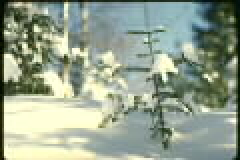
#> input picture Random_Images/151085.jpg, 120 x 80 px (shown 2 times larger); its folder holds only this picture in this run
$ jupyter execute --allow-errors DeepLearning_Lab_Assignment1.ipynb
#> lines starting #> are read from the running program, lines starting #| are printed output that depends on the picture; after the words box and inside, x2 and y2 are one past the last pixel; in counts of white or black regions, pixels touching at a corner belong together
## DL Lab Assignment 1
### Kumar Dipak SK Singh (20MAI0060)
https://github.com/Dipakce/DL_LabAssignments

[cell 1]
import pandas as pd
import numpy as np
from sklearn.preprocessing import StandardScaler
from sklearn.model_selection import train_test_split

## Excercise 1
### Classification using Single Layer Perceptron

### Training

- I am using Sigmoid function as the activation function

[cell 2]
def activation_func(value):    #Sigmoid
    return (1/(1+np.exp(-value)))

[cell 3]
def perceptron_train(in_data,labels,alpha):
#> called with alpha = 0.05
    X=np.array(in_data)
    y=np.array(labels)
    print(in_data)
    weights=np.random.random(X.shape[1])
    original=weights
    bias=np.random.random_sample()
    for key in range(X.shape[0]):
        a=activation_func(np.matmul(np.transpose(weights),X[key]))
        yn=0
        if a>0.5:
            yn=1
        weights=weights+alpha*(yn-y[key])*X[key]
        print('Iteration '+str(key)+': '+str(weights))
    print('Difference: '+str(weights-original))
    return weights

#### Testing and Score

[cell 4]
def perceptron_test(in_data,label_shape,weights):
#> called with label_shape = (4,), weights = array of shape (3,)
    X=np.array(in_data)
    y=np.zeros(label_shape)
    for key in range(X.shape[0]):
        a=activation_func((weights*X[key]).sum())
        y[key]=0
        if a>0.5:
            y[key]=1
    return y

[cell 5]
def score(result,labels):
    difference=result-np.array(labels)
    correct_ctr=0
    for elem in range(difference.shape[0]):
        if difference[elem]==0:
            correct_ctr+=1
    score=correct_ctr*100/difference.size
    print('Score='+str(score))

[cell 6]
d_train_x = [[1,2,3],
           [4,5,6],
           [7,8,9]]
d_test_X = [[4,7,8],[2,3,5],[1,4,8],[3,4,5]]

d_train_y = [0,1,1]

d_test_y = [1,0,0,1]

[cell 7]
# Learning rate
alpha=0.05

# Train
weights=perceptron_train(d_train_x,d_train_y,alpha)

[cell 8]
# Test
result_test=perceptron_test(d_test_X,np.array(d_test_y).shape,weights)

[cell 9]
# Calculate score
score(result_test,d_test_y)

## Excercise 2
### Backpropagation_Implementation

[cell 10]
def sigmoid(x):
    return 1/(1 + np.exp(-x))

[cell 11]
def sigmoid_prime(x):
    return sigmoid(x)*(1.0 - sigmoid(x))

[cell 12]
class NeuralNetwork(object):

    def __init__(self, architecture):
        #architecture - numpy array with ith element representing the number of neurons in the ith layer.

        #Initialize the network architecture
        self.L = architecture.size - 1 #The index of the last layer L
        self.n = architecture #n stores the number of neurons in each layer
        self.input_size = self.n[0] #input_size is the number of neurons in the first layer
        self.output_size = self.n[self.L] #output_size is the number of neurons in the last layer

        #Parameters will store the network parameters, i.e. the weights and biases
        self.parameters = {}

        #Initialize the network weights and biases:
        for i in range (1, self.L + 1):
            #Initialize weights to small random values
            self.parameters['W' + str(i)] = np.random.randn(self.n[i], self.n[i - 1]) * 0.01

            #Initialize rest of the parameters to 1
            self.parameters['b' + str(i)] = np.ones((self.n[i], 1))
            self.parameters['z' + str(i)] = np.ones((self.n[i], 1))
            self.parameters['a' + str(i)] = np.ones((self.n[i], 1))

        #As we started the loop from 1, we haven't initialized a[0]:
        self.parameters['a0'] = np.ones((self.n[i], 1))

        #Initialize the cost:
        self.parameters['C'] = 1

        #Create a dictionary for storing the derivatives:
        self.derivatives = {}

        #Learning rate
        self.alpha = 0.01

    # [8 lines left out: function forward_propagate, not called in this run]

    def compute_cost(self, y):
        self.parameters['C'] = -(y*np.log(self.parameters['a' + str(self.L)]) + (1-y)*np.log( 1 - self.parameters['a' + str(self.L)]))

    # [55 lines left out: functions compute_derivatives, update_parameters, predict, fit, not called in this run]

#> (a cell that did not finish here is left out)

#> (a cell that did not finish here is left out)

dataset.describe()

#> (a cell that did not finish here is left out)

#> (a cell that did not finish here is left out)

[cell 17]
sc_X = StandardScaler()
#> (the rest of this cell did not finish here and is left out)

#> (a cell that did not finish here is left out)

[cell 19]
architecture = np.array([7, 2, 1])

[cell 20]
classifier = NeuralNetwork(architecture)

#> (a cell that did not finish here is left out)

[cell 22]
acc = 0
n_c = 0
#> (the rest of this cell did not finish here and is left out)

## Excercise 3
### Extract Feature of Image

[cell 23]
import cv2
import os
from skimage.io import imread, imshow
import matplotlib.pyplot as plt

def load_images_from_folder(folder):
#> called with folder = 'Random_Images'
    images = []
    for filename in os.listdir(folder):
        img = cv2.imread(os.path.join(folder,filename))
#> img is the input picture: shape (80, 120, 3); mean B, G, R 142.7, 161.4, 149
        if img is not None:
            images.append(img)
    return images

[cell 24]
imgs = load_images_from_folder('Random_Images')
#> imgs = 1 item

[cell 25]
type(imgs)

[cell 26]
plt.figure()

#subplot(r,c) provide the no. of rows and columns
f, axarr = plt.subplots(2,3,figsize=(12,8))

# use the created array to output your multiple images. In this case I have stacked 4 images vertically
axarr[0,0].imshow(imgs[0])
#> (the rest of this cell did not finish here and is left out)

#> (a cell that did not finish here is left out)

[cell 28]
#Shi-Tomasi corner detection
img = imgs[0]
gray_img = cv2.cvtColor(img, cv2.COLOR_BGR2GRAY)
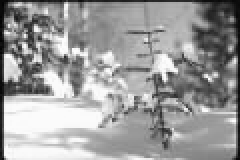
#> gray_img: shape (80, 120) (shown 2 times larger); min 2, max 253, mean 155.6

corners = cv2.goodFeaturesToTrack(gray_img,
                                  maxCorners=50,
                                  qualityLevel=0.02,
                                  minDistance=20)
#> corners = 16 rows, first 8: [33, 2], [3, 40], [3, 16], [84, 36], [117, 28], [32, 28], [116, 60], [54, 47]
corners = np.float32(corners)

for item in corners:
    x, y = item[0]
    cv2.circle(img, (x, y), 6, (0, 255, 0), -1)
#> this loop made 16 passes
#> (x, y) on passes 1 to 12: (33, 2), (3, 40), (3, 16), (84, 36), (117, 28), (32, 28), (116, 60), (54, 47), (84, 67), (73, 19), (104, 12), (2, 77)
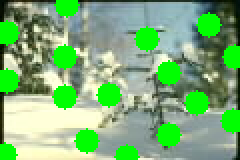
#> img: shape (80, 120, 3) (shown 2 times larger); 16.79% of pixels changed, all inside (x1, y1, x2, y2) = (0, 0, 120, 80)

imshow(img)

$ run again, on Random_Images/231076.jpg
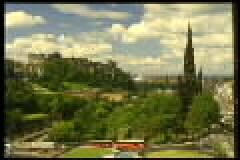
#> input picture Random_Images/231076.jpg, 120 x 80 px (shown 2 times larger)
#> in load_images_from_folder, img is the input picture: shape (80, 120, 3); mean B, G, R 76.9, 117.8, 116.9
#> imgs = 1 item
#> `gray_img = cv2.cvtColor(img, cv2.COLOR_BGR2GRAY)`:
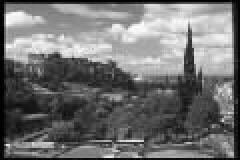
#> gray_img: shape (80, 120) (shown 2 times larger); min 0, max 252, mean 112.8
#> corners = 19 rows, first 8: [3, 72], [116, 77], [115, 2], [3, 28], [71, 70], [26, 72], [3, 2], [99, 36]
#> the loop `for item in corners:` made 19 passes
#> after the loop `for item in corners:`:
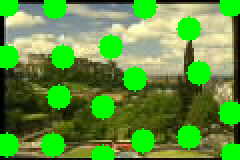
#> img: shape (80, 120, 3) (shown 2 times larger); 19.93% of pixels changed, all inside (x1, y1, x2, y2) = (0, 0, 120, 80)

$ run again, on Random_Images/294084.jpg
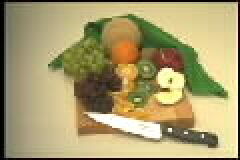
#> input picture Random_Images/294084.jpg, 120 x 80 px (shown 2 times larger)
#> in load_images_from_folder, img is the input picture: shape (80, 120, 3); mean B, G, R 109.9, 157.1, 169.3
#> imgs = 1 item
#> `gray_img = cv2.cvtColor(img, cv2.COLOR_BGR2GRAY)`:
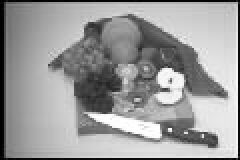
#> gray_img: shape (80, 120) (shown 2 times larger); min 0, max 255, mean 155.4
#> corners = 15 rows, first 8: [117, 77], [85, 65], [117, 2], [85, 45], [112, 47], [3, 77], [55, 55], [3, 2]
#> the loop `for item in corners:` made 15 passes
#> after the loop `for item in corners:`:
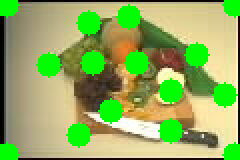
#> img: shape (80, 120, 3) (shown 2 times larger); 15.74% of pixels changed, all inside (x1, y1, x2, y2) = (0, 0, 120, 80)

$ run again, on Random_Images/354090.jpg
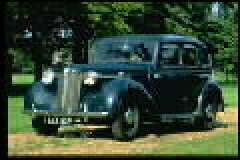
#> input picture Random_Images/354090.jpg, 120 x 80 px (shown 2 times larger)
#> in load_images_from_folder, img is the input picture: shape (80, 120, 3); mean B, G, R 52.3, 72.2, 54.5
#> imgs = 1 item
#> `gray_img = cv2.cvtColor(img, cv2.COLOR_BGR2GRAY)`:
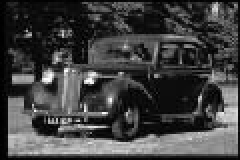
#> gray_img: shape (80, 120) (shown 2 times larger); min 0, max 254, mean 64.6
#> corners = 17 rows, first 8: [42, 40], [21, 40], [15, 17], [111, 55], [108, 2], [77, 37], [29, 64], [5, 76]
#> the loop `for item in corners:` made 17 passes
#> after the loop `for item in corners:`:
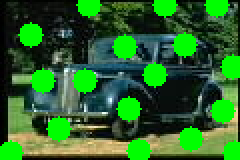
#> img: shape (80, 120, 3) (shown 2 times larger); 18.25% of pixels changed, all inside (x1, y1, x2, y2) = (0, 0, 120, 80)
